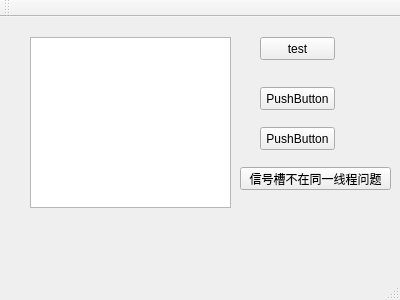
<?xml version="1.0" encoding="UTF-8"?>
<ui version="4.0">
 <class>MainWindow</class>
 <widget class="QMainWindow" name="MainWindow">
  <property name="geometry">
   <rect>
    <x>0</x>
    <y>0</y>
    <width>400</width>
    <height>300</height>
   </rect>
  </property>
  <property name="windowTitle">
   <string>MainWindow</string>
  </property>
  <widget class="QWidget" name="centralWidget">
   <widget class="QPushButton" name="pushButton">
    <property name="geometry">
     <rect>
      <x>260</x>
      <y>20</y>
      <width>75</width>
      <height>23</height>
     </rect>
    </property>
    <property name="text">
     <string>test</string>
    </property>
   </widget>
   <widget class="QTextEdit" name="textEdit">
    <property name="geometry">
     <rect>
      <x>30</x>
      <y>20</y>
      <width>201</width>
      <height>171</height>
     </rect>
    </property>
   </widget>
   <widget class="QPushButton" name="pushButton_2">
    <property name="geometry">
     <rect>
      <x>260</x>
      <y>70</y>
      <width>75</width>
      <height>23</height>
     </rect>
    </property>
    <property name="text">
     <string>PushButton</string>
    </property>
   </widget>
   <widget class="QPushButton" name="pushButton_3">
    <property name="geometry">
     <rect>
      <x>260</x>
      <y>110</y>
      <width>75</width>
      <height>23</height>
     </rect>
    </property>
    <property name="text">
     <string>PushButton</string>
    </property>
   </widget>
   <widget class="QPushButton" name="pushButton_4">
    <property name="geometry">
     <rect>
      <x>240</x>
      <y>150</y>
      <width>151</width>
      <height>23</height>
     </rect>
    </property>
    <property name="text">
     <string>信号槽不在同一线程问题</string>
    </property>
   </widget>
  </widget>
  <widget class="QMenuBar" name="menuBar">
   <property name="geometry">
    <rect>
     <x>0</x>
     <y>0</y>
     <width>400</width>
     <height>23</height>
    </rect>
   </property>
  </widget>
  <widget class="QToolBar" name="mainToolBar">
   <attribute name="toolBarArea">
    <enum>TopToolBarArea</enum>
   </attribute>
   <attribute name="toolBarBreak">
    <bool>false</bool>
   </attribute>
  </widget>
  <widget class="QStatusBar" name="statusBar"/>
 </widget>
 <layoutdefault spacing="6" margin="11"/>
 <resources/>
 <connections/>
</ui>
